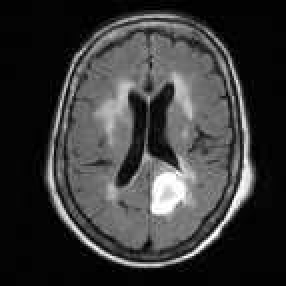
%> input picture image1.bmp, 143 x 143 px (shown 2 times larger)
$ octave main2.m   (GNU Octave 9; MATLAB toolbox functions it lacks are replaced by stand-ins)
%> lines starting %> are read from the running program, lines starting %| are printed output that depends on the picture
### evolution_LGD.m

function [u ]= evolution_LGD(Img,u,epsilon,Ksigma,KONE,KI,KI2,mu,nu,lambda1,lambda2,timestep,alf)

u=NeumannBound(u);
K=curvature_central(u);
H=Heaviside(u,epsilon);
Delta = Dirac(u,epsilon);

KIH = imfilter((H.*Img),Ksigma,'replicate');
KH = imfilter(H,Ksigma,'replicate');
u1= KIH./(KH);
u2 = (KI - KIH)./(KONE - KH);

KI2H = imfilter(Img.^2.*H,Ksigma,'replicate');

sigma1 = (u1.^2.*KH - 2.*u1.*KIH + KI2H)./(KH);
sigma2 = (u2.^2.*KONE - u2.^2.*KH - 2.*u2.*KI + 2.*u2.*KIH + KI2 - KI2H)./(KONE-KH);

sigma1 = sigma1 + eps;
sigma2 = sigma2 + eps;


localForce = (lambda1 - lambda2).*KONE.*log(sqrt(2*pi)) ...
    + imfilter(lambda1.*log(sqrt(sigma1)) - lambda2.*log(sqrt(sigma2)) ...
    +lambda1.*u1.^2./(2.*sigma1) - lambda2.*u2.^2./(2.*sigma2) ,Ksigma,'replicate')...
    + Img.*imfilter(lambda2.*u2./sigma2 - lambda1.*u1./sigma1,Ksigma,'replicate')...
    + Img.^2.*imfilter(lambda1.*1./(2.*sigma1) - lambda2.*1./(2.*sigma2) ,Ksigma,'replicate');

A = -alf.*Delta.*localForce;%data force
P=mu*(4*del2(u) - K);% level set regularization term, please refer to "Chunming Li and et al. Level Set Evolution Without Re-initialization: A New Variational Formulation, CVPR 2005"
L=nu.*Delta.*K;%length term
u = u+timestep*(L+P+A);

return;


function g = NeumannBound(f)
[nrow,ncol] = size(f);
g = f;
g([1 nrow],[1 ncol]) = g([3 nrow-2],[3 ncol-2]);
g([1 nrow],2:end-1) = g([3 nrow-2],2:end-1);
g(2:end-1,[1 ncol]) = g(2:end-1,[3 ncol-2]);


function K = curvature_central(u);
[bdx,bdy]=gradient(u);
mag_bg=sqrt(bdx.^2+bdy.^2)+1e-10;
nx=bdx./mag_bg;
ny=bdy./mag_bg;
[nxx,nxy]=gradient(nx);
[nyx,nyy]=gradient(ny);
K=nxx+nyy;


function h = Heaviside(x,epsilon)
h=0.5*(1+(2/pi)*atan(x./epsilon));

function f = Dirac(x, epsilon)
f=(epsilon/pi)./(epsilon^2.+x.^2);

### main2.m

clc;
clear all;
close all;

Img1=imread('image1.bmp');
%> Img1 is the input picture: size 143x143x3 uint8; min 0, max 255, mean 56.7

Img = double(Img1(:,:,1));

NumIter = 250; %iterations

timestep=0.1; %time step

mu=0.1/timestep;%
sigma = 5;%
epsilon = 1;
c0 = 2; %
lambda1=1.0;%outer weight,
lambda2=1.0;%inner weight
nu = 0.001*255*255;%length term
alf = 20;%


figure,imagesc(uint8(Img),[0 255]),colormap(gray),axis off;axis equal
[Height Wide] = size(Img);
%> Height = 143; Wide = 143
[xx yy] = meshgrid(1:Wide,1:Height);
phi = (sqrt(((xx - 90).^2 + (yy - 84).^2 )) - 11);
phi = sign(phi).*c0;


Ksigma=fspecial('gaussian',round(2*sigma)*2 + 1,sigma); %  kernel
ONE=ones(size(Img));
KONE = imfilter(ONE,Ksigma,'replicate');
KI = imfilter(Img,Ksigma,'replicate');
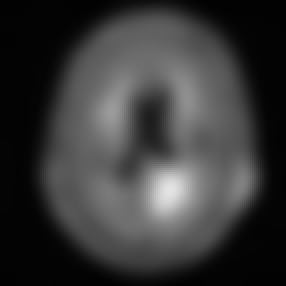
%> KI: size 143x143 double (shown 2 times larger); min 2.01, max 227.5, mean 56.7
KI2 = imfilter(Img.^2,Ksigma,'replicate');
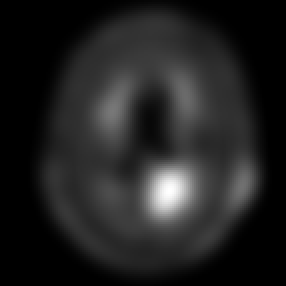
%> KI2: size 143x143 double (shown 2 times larger); min 4.05, max 52917.9, mean 7059.2; drawn with min black and max white

figure,imagesc(uint8(Img),[0 255]),colormap(gray),axis off;axis equal,
%> after `axis equal`:
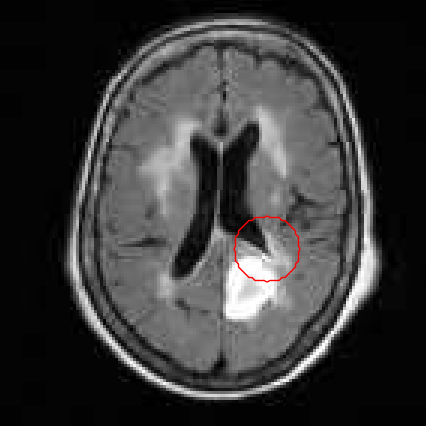
%> figure redrawn from the program's plot data; shown 3 times larger
hold on,[c,h] = contour(phi,[0 0],'r','linewidth',1); hold off
%> after `[c,h] = contour(phi,[0 0],'r','linewidth',1)`: h = -79.88
%> the run ends on the next line
pause(0.5)

tic
for iter = 1:NumIter
    phi =evolution_LGD(Img,phi,epsilon,Ksigma,KONE,KI,KI2,mu,nu,lambda1,lambda2,timestep,alf);
